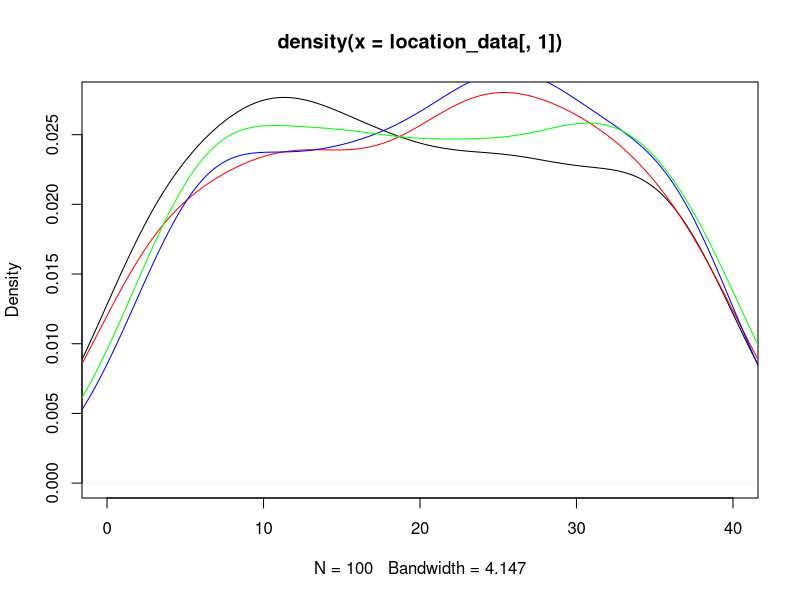
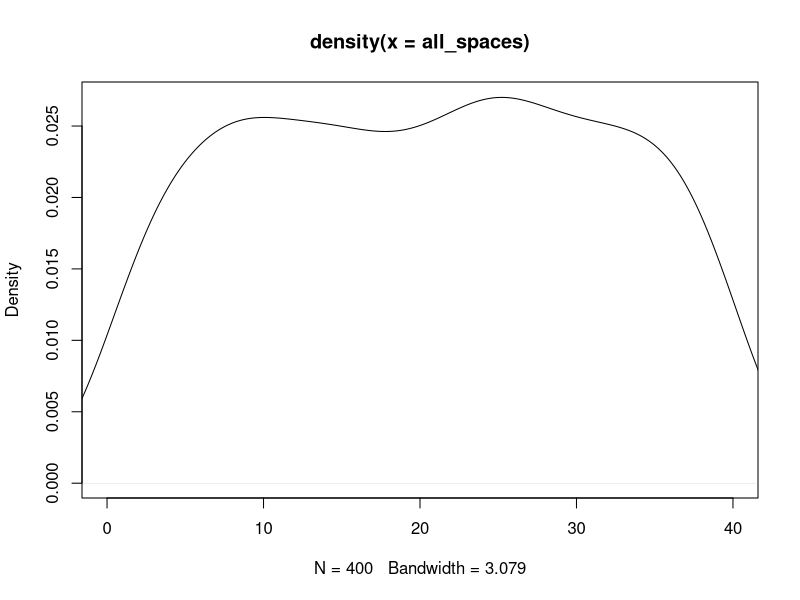
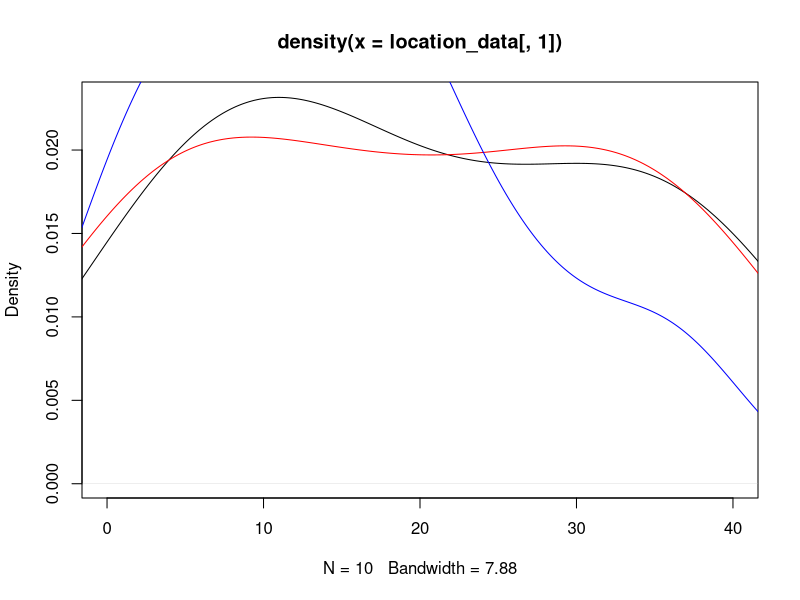
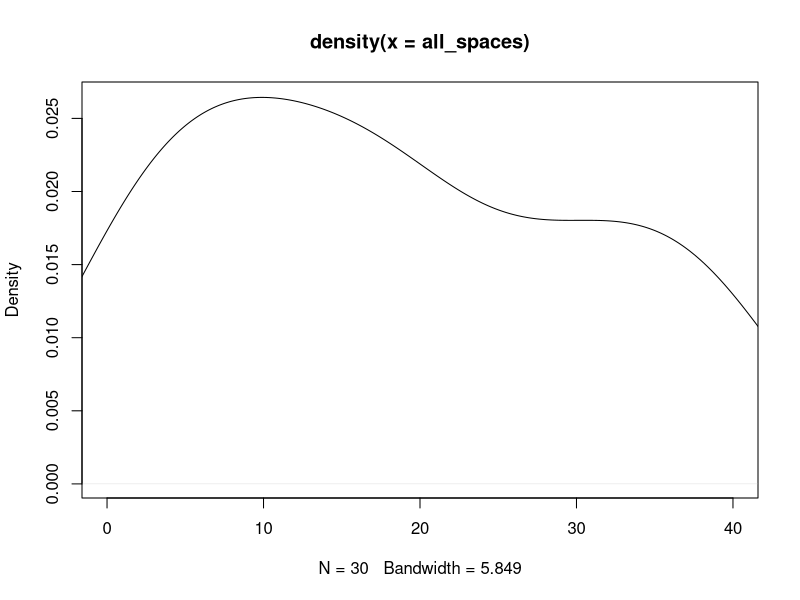

Recreate these plots in R, in order. (Note: this script raises an error after producing the figures.)
## ---- chunk 1
knitr::opts_chunk$set(echo = TRUE)
## ---- chunk 2
#libraries
library(dplyr)
library(ggplot2)
## ---- chunk 3
#Kayleigh
##LET'S GET MOVING

monopolyBoard <- read.csv("MonopolyBoard.csv", header = T)
monopolyBoard

# Using dice rolls to determine where a player will land on the board
#input: "location"; a number 1-40; where the player is on the board
#output: the amount of spaces the player will move until they are on their new location

#note that this is only accounting for standard dice rolls, no special rules yet...

lets_move = function(location) {
  dice_roll_1 <- sample(1:6, 1, replace = TRUE)
  dice_roll_2 <- sample(1:6, 1, replace = TRUE)
  
  roll_total <- sum(dice_roll_1, dice_roll_2)
  roll_double <- dice_roll_1 == dice_roll_2
  
    location = location + roll_total
    
  if (location <= 40) {
    location = location
  } else {
    location = location - 40
  }
  
  space = monopolyBoard$name[monopolyBoard$spaces == location]
  
  print("You're moving forward...")
  print(roll_total)
  
  print("You're on space...")
  print(location)
  
  #print(space) #This prints out the name of the space that they land on. 
}

#testers
lets_move(1)
lets_move(25)
lets_move(38)
lets_move(40)



#A function to move players around the board and to play Monopoly!
#input: "turns"; the amount of turns we should take
#output: a player's new location on the board

lets_play = function(turns) {
  location = 1
  print("Starting Location: GO!")
  for (i in 1:turns) {
    location = lets_move(location)
  }
  print("You've landed on...")
  return(location)
}



lets_play(10) #tester #in this example if you look at a reference monopoly board and "walk" your way around the board with each move being the number in each output, you'll land on the space on the board corresponding to the final output (when counting "GO" as 1 and/or 40) 

#testers 
#"lets_move" and "lets_play" have both been edited to print out phrases for each roll and move to make it easier to determine how the player is moving. 
#"You're moving forward..." gives the player's roll
#"You're on space..." is the players position after 1 turn/"lets_move"
  # Later try to switch this print statement to the name of the spot that the player is on 
#"You've landed on..." gives the final location after running "lets_play" for "x" turns.
  # Later try to switch this print statement to the name of the spot that the player is on 

lets_play(3)
lets_play(10)

## ---- chunk 4
##DOUBLE DOWN

##WORK IN PROGRESS

#A function using dice rolls to determine how many spaces a player will move with the additional rules for "doubles" in Monopoly
#input: "location"; a number 1-40 where the player is on the board
#outut: the number of spaces the player will move on the board, with the special case of rolling three "doubles" and landing in jail
double_down = function(location) {
  dice_roll_1 <- sample(1:6, 1, replace = TRUE)
  dice_roll_2 <- sample(1:6, 1, replace = TRUE)
  
  roll_total <- sum(dice_roll_1, dice_roll_2)
  roll_double <- dice_roll_1 == dice_roll_2
  
  print("roll was")
  print(roll_total)
    
  if (roll_double) {
    
    dice_roll_3 <- sample(1:6, 1, replace = TRUE)
    dice_roll_4 <- sample(1:6, 1, replace = TRUE)
    
    roll_total_2 <- sum(dice_roll_3, dice_roll_4)
    roll_double_2 <- dice_roll_3 == dice_roll_4
    
    print("roll double was")
    print(roll_total_2)

    
    if (roll_double_2) {
      dice_roll_5 <- sample(1:6, 1, replace = TRUE)
      dice_roll_6 <- sample(1:6, 1, replace = TRUE)
      
      roll_total_3 <- sum(dice_roll_5, dice_roll_6)
      roll_double_3 <- dice_roll_5 == dice_roll_6
      
      print("roll double was")
      print(roll_total_3)
      
      if (roll_double_3) {
        location = 11 #Jail
        print("doubles, doubles, doubles")
        print("You're going to JAIL!")
        
      } else {
        location = location + roll_total + roll_total_2 + roll_total_3
        print("doubles, doubles, not doubles")
        print("You're moving forward...")
        print(roll_total + roll_total_2 + roll_total_3)
      }
    } else {
      location = location + roll_total + roll_total_2
      print("doubles, not doubles")
      print("You're moving forward...")
      print(roll_total+roll_total_2)
    }
  } else {
    location = location + roll_total
    print("no doubles")
    print("You're moving forward...")
    print(roll_total)
  }

    
  if (location <= 40) {
    location = location
  } else {
    location = location - 40
  }

  
  print("You're on space...")
  print(location)
}

double_down(1)
#text out in the function is kinda funky right but it's just to make sure its working right
#In final version switch all dice rolls to sample(1:6,...)

## ---- chunk 5
##CHANCE AND COMMUNITY CHEST CARDS
Card_Numbers <- c(1, 2, 3, 4, 5, 6, 7, 8, 9, 10, 11, 12, 13, 14, 15, 16)

Chance_Cards <- c("Advance to Boardwalk", "Advance to Go (Collect $200)", "Advance to Illinois Avenue. If you pass Go, collect $200", "Advance to St. Charles Place. If you pass Go, collect $200", "Advance to the nearest Railroad. If unowned, you may buy it from the Bank. If owned, pay owner twice the rental to which they are otherwise entitled", "Advance to the nearest Railroad. If unowned, you may buy it from the Bank. If owned, pay owner twice the rental to which they are otherwise entitled", "Advance token to nearest Utility. If unowned, you may buy it from the Bank. If owned, throw dice and pay owner a total ten times amount thrown", "Bank pays you dividend of $50", "Get Out of Jail Free", "Go Back 3 Spaces", "Go to Jail. Go directly to Jail, do not pass Go, do not collect $200", "Make general repairs on all your property. For each house pay $25. For each hotel pay $100", "Speeding fine $15", "Take a trip to Reading Railroad. If you pass Go, collect $200", "You have been elected Chairman of the Board. Pay each player $50", "Your building loan matures. Collect $150")

Chance <- data.frame(Chance_Cards, Card_Numbers)
Chance
##Chance cards to move a player to a new space:
  #1 -> Advance to Boardwalk (space 40)
  #2 -> Advance to Go (space 1)
  #3 -> Advance to Illinois Avenue (space 25)
  #4 -> Advance to St. Charles Place (space 12)
  #5 -> Advance to nearest Railroad (space(s) 6, 16, 26, 36)
  #6 -> Advance to nearest Railraod (space(s) 6, 16, 26, 36)
  #7 -> Advance to nearest Utility (space(s) 13, 29)
  #11 -> Go to Jail (space 11)
  #14 -> Take a trip to Reading Railroad (space 6)

Community_Chest_Cards <- c("Advance to Go (Collect $200)", "Bank error in your favor. Collect $200", "Doctor’s fee. Pay $50", "From sale of stock you get $50", "Get Out of Jail Free", "Go to Jail. Go directly to jail, do not pass Go, do not collect $200", "Holiday fund matures. Receive $100", "Income tax refund. Collect $20", "It is your birthday. Collect $10 from every player", "Life insurance matures. Collect $100", "Pay hospital fees of $100", "Pay school fees of $50", "Receive $25 consultancy fee", "You are assessed for street repair. $40 per house. $115 per hotel", "You have won second prize in a beauty contest. Collect $10", "You inherit $100")

Community_Chest <- data.frame(Community_Chest_Cards, Card_Numbers)
Community_Chest

##Community Chest Cards that move a player to a new space:
  #1 -> Advance to GO (space 1)
  #5 -> Go to Jail (space 11)

## ---- chunk 6
# heidi

#the function "who_goes_first" simulates the initial roll before the game begins in order to determine which player goes first
# input is a number of how many players are going to be playing
# output is the value of each players roll and the player that will start the game based on who had the highest roll
who_goes_first <- function(num_players){
  initial_rolls <- c()
  for (i in 1:num_players) {
    player_i_roll <- sum(sample(1:6, 2, replace=TRUE))
    initial_rolls <- c(initial_rolls, player_i_roll) # vector of every player's roll
    print(paste("Player", i, "rolled", player_i_roll))
  }
  cat("\n")
  if(sum(initial_rolls == max(initial_rolls)) >= 2){
    while (sum(initial_rolls == max(initial_rolls)) >= 2) { # if players tied for highest number
      tied_players <- which(initial_rolls==max(initial_rolls)) # identify which players tied
      print("It's a tie! Roll again")
      cat("\n")
      tie_breaker_rolls <- c()
      for (i in tied_players) { # tied players roll again
       player_i_roll2 <- sum(sample(1:6, 2, replace=TRUE))
       tie_breaker_rolls <- c(tie_breaker_rolls, player_i_roll2)
       print(paste("Player", i, "rolled", player_i_roll2))
      }
      initial_rolls <- tie_breaker_rolls
      highest_roll <- max(tie_breaker_rolls)
      highest_player2 <- tied_players[which(tie_breaker_rolls == highest_roll)]
    }
    cat("\n")
    print(paste("Player", highest_player2, "goes first!"))
  }
  else {
    highest_player <- which.max(initial_rolls) # who rolled the highest number
    print(paste("Player", highest_player, "goes first!"))
  }
}

who_goes_first(4) # test function

## ---- chunk 7
# Olivia
# Website for data: https://stat-jet-asu.github.io/Datasets/InstructorDescriptions/monopoly.html

monopolyBoard <- read.csv("MonopolyBoard.csv", header = T)
head(monopolyBoard)

# This section is for question number 2

# Kayleigh's lets_play function from above incorporating players and density plots
# uses lets_move function from above
# input: turns, # of turns to iterate through; players, number of players (2-4)
# output: density plot with a line for each player's frequency of spaces landed on 
# & density plot for the combined frequency of spaces landed on for all players

lets_play = function(turns, players) {
  location_data <- as.data.frame(matrix(nrow = turns, ncol = players))
  
for (j in 1:players) {
  location = 1
  
  for (i in 1:turns) {
    
    location = lets_move(location)
    location_data[i,j] <- location
    }
  }
  
  # creates density plot of frequency of landing on each space for each player
  plot(density(location_data[,1]), xlim = c(0,40), col = "black")
  
  colors <- c("red", "blue", "green")
  
  for (k in 2:players) {
  lines(density(location_data[,k]), col = colors[k-1]) # adds a density line for each player after the first
  }
  
  # creates density plot for total frequency landing on each space (all players spaces included)
  all_spaces <- as.vector(as.matrix(location_data))
  plot(density(all_spaces), xlim = c(0,40), col = "black")
}
lets_play(100, 4)

## ---- chunk 8
who_goes_first2 <- function(num_players){
  initial_rolls <- c()
  for (i in 1:num_players) {
    player_i_roll <- sum(sample(1:6, 2, replace=TRUE))
    initial_rolls <- c(initial_rolls, player_i_roll) # vector of every player's roll
#    print(paste("Player", i, "rolled", player_i_roll))
  }
  cat("\n")
  if(sum(initial_rolls == max(initial_rolls)) >= 2){
    while (sum(initial_rolls == max(initial_rolls)) >= 2) { # if players tied for highest number
      tied_players <- which(initial_rolls==max(initial_rolls)) # identify which players tied
#      print("It's a tie! Roll again")
#      cat("\n")
      tie_breaker_rolls <- c()
      for (i in tied_players) { # tied players roll again
       player_i_roll2 <- sum(sample(1:6, 2, replace=TRUE))
       tie_breaker_rolls <- c(tie_breaker_rolls, player_i_roll2)
#       print(paste("Player", i, "rolled", player_i_roll2))
      }
      initial_rolls <- tie_breaker_rolls
      highest_roll <- max(tie_breaker_rolls)
      highest_player2 <- tied_players[which(tie_breaker_rolls == highest_roll)]
    }
#    cat("\n")
#    print(paste("Player", highest_player2, "goes first!"))
  }
  else {
    highest_player <- which.max(initial_rolls) # who rolled the highest number
#    print(paste("Player", highest_player, "goes first!"))
#    return(highest_player)
  
    
  # creating player order
  player_order <- length(num_players)
  player_order[1] <- as.integer(highest_player)

 for (j in 2:num_players) {
    
  player_order[j] <- as.integer(player_order[j-1] + 1)
  if (player_order[j] > num_players) {
    player_order[j] <- 1
  }
 }
  print(player_order)
  }
  
  playerlist <- (list(highest_player, player_order))
  return(playerlist)
}

#who_goes_first2(4)

## ---- chunk 9
# Question number 3 -- including jail and double rolls

lets_move2 = function(location) {
  dice_roll_1 <- sample(1:6, 1, replace = TRUE)
  dice_roll_2 <- sample(1:6, 1, replace = TRUE)
  
  roll_total <- sum(dice_roll_1, dice_roll_2)
  roll_double <- dice_roll_1 == dice_roll_2
  
    location = location + roll_total # updates location to be previous location + roll total
    double3 = "false" # double3 is assigned "true" if the player double rolls 3x (as seen in if statement below), otherwise it is assigned "false" 
    
  # first double roll -> roll again
  if (roll_double == TRUE) {
    dice_roll_3 <- sample(1:6, 1, replace = TRUE)
    dice_roll_4 <- sample(1:6, 1, replace = TRUE)
    
    roll_total2 <- sum(dice_roll_3, dice_roll_4)
    roll_double2 <- dice_roll_3 == dice_roll_4
    
    location = location + roll_total2
    double3 = "false"
    
    # if player is at a location past 40, subtract 40 so they go back to the GO space at location "41"
    # this is included in each if statement below so that it applies if player has to roll again
    if (location <= 40) {
      location = location
    } else {
      location = location - 40
    }
     
      # second double roll -> roll again
      if (roll_double2 == TRUE) {
        dice_roll_5 <- sample(1:6, 1, replace = TRUE)
        dice_roll_6 <- sample(1:6, 1, replace = TRUE)
    
        roll_total3 <- sum(dice_roll_5, dice_roll_6)
        roll_double3 <- dice_roll_5 == dice_roll_6
    
        location = location + roll_total3
        double3 = "false"
        
        if (location <= 40) {
          location = location
        } else {
          location = location - 40
        }
        
        # third double roll -> go to jail
          if (roll_double3 == TRUE) {
            location = monopolyBoard$spaces[monopolyBoard$name == "Jail"]
            double3 = "true"
          }
      }
  }  
    
  if (location <= 40) {
    location = location
  } else {
    location = location - 40
  }
  
  listdata <- (list(location, double3)) # creates list for outputs "location" and "double3"
  # if you need to access location from this function, use lets_move2(location)[[1]]
  # if you need to access double3, use lets_move2(double3)[[2]]
  return(listdata)
  
}


# lets_play2 is currently set up to have each player go thru all their turns and then move onto the next player
# probably need to fix this for question 5

## ---- chunk 10

lets_play2 = function(turns, players) {
  
  
  location_data <- as.data.frame(matrix(nrow = turns, ncol = players)) # dataframe will keep data for locations of players for each turn
  double3data <- as.data.frame(matrix(nrow = turns, ncol = players)) # dataframe will say "true" if player double rolled 3x (which lands them in jail) and "false" if they didn't double roll 3x
  
    # puts players in order
    colnames(location_data) <- who_goes_first2(players)[[2]]
  
    location = 1 # each player starts at location 1
    location_data[1,] <- location
    double3 = 0 # initializing "double3" which will be later assigned a "true" or "false" based on if player double rolled 3x
  
    for (i in 2:turns) { # iterates through number of turns
      
        for (j in 1:players) { # rotates through each player
          
        location = lets_move2(location_data[i-1,j])[[1]] # takes location from lets_move2 function and assigns it to location
        location_data[i,j] <- as.integer(location) # puts location value into the dataframe of locations for each player
        double3data[i,j] <- lets_move2(double3)[[2]] # takes "true" or "false" value from double3 and adds it to double3data dataframe
        
      # deals with landing in jail from "go to jail" space and staying there for next 3 turns
      if (31 %in% location_data[i-1,j]) { # if you landed on 31 in the last turn (i-1 turn), you go to jail (space 11) for the ith turn
        location <- 11
        location_data[i,j] <- as.integer(location) # new location is 11
      } else if (11 %in% location_data[i-1,j] & 31 %in% location_data[i-2,j]) { # if you were on space 11 last turn AND you were on space 31 2 turns ago, you stay in jail (space 11) for turn i
        location <- 11
        location_data[i,j] <- as.integer(location)  
      } else if (11 %in% location_data[i-2,j] & 31 %in% location_data[i-3,j]) {
        location <- 11
        location_data[i,j] <- as.integer(location)
      }
        
      # landing in jail from 3x double roll and staying there for next 3 turns
      if (11 %in% location_data[i,j] & "true" %in% double3data[i-1,j]) { # if player's location is 11 (jail) and double3data is"true" (player double rolled 3x), player stays in jail. all 3 if/else if statements keep player in jail for the next 3 turns
        location <- 11
        location_data[i,j] <- as.integer(location)
      } else if (11 %in% location_data[i-1,j] & "true" %in% double3data[i-2,j]) { # 
        location <- 11
        location_data[i,j] <- as.integer(location)
      } else if (11 %in% location_data[i-2,j] & "true" %in% double3data[i-3,j]) {
        location <- 11
        location_data[i,j] <- as.integer(location)
      }
        
    }
  }
  print(location_data)
  
  # creates density plot of frequency of landing on each space for each player
  plot(density(location_data[,1]), xlim = c(0,40), col = "black")
  
  colors <- c("red", "blue", "green")
  
  for (k in 2:players) {
    lines(density(location_data[,k]), col = colors[k-1]) # adds a density line for each player after the first
  }
  
  # creates density plot for total frequency landing on each space (all players spaces included)
  all_spaces <- as.vector(as.matrix(location_data))
  plot(density(all_spaces), xlim = c(0,40), col = "black")
  
}
 
lets_play2(10, 3)

location_data

# how should we go about recording spaces landed on when double rolls occur?

## ---- chunk 11
# olivia (ignore this its a work in progress)
# Figure out how to have players pay and recieve money from landing on chance and community chest spaces

     if(draw_card == 5){
        if(location >= 37 && location <= 5){
              location = 6
              
              
            } else if (location >= 6 && location <= 15){
                location = 16
              } else {
                if(location >= 16 && location <= 25){
                  location = 26
                } else {
                  location = 36
                }
              }
            }
  
    if(draw_card == 6){
        if(location >= 37 && location <= 5){
              location = 6
            } else {
              if (location >= 6 && location <= 15){
                location = 16
              } else {
                if(location >= 16 && location <= 25){
                  location = 26
                } else {
                  location = 36
                }
              }
            }
    }

#################



##########

# replaces NAs in rent_0 column with 0s
monopolyBoard$rent_0[is.na(monopolyBoard$rent_0) == TRUE] <- as.integer(0)

lets_play_idk = function(turns, players) {
  
  location_data <- as.data.frame(matrix(nrow = turns, ncol = players))
  double3data <- as.data.frame(matrix(nrow = turns, ncol = players))
  player_bank_data <- data.frame(matrix(nrow = 2, ncol = players))
  
    colnames(location_data) <- who_goes_first2(players)[[2]]
  
    location = 1
    location_data[1,] <- location
    double3 = 0
  
    for (i in 2:turns) {
      
        for (j in 1:players) {
          
        location = lets_move3(location_data[i-1,j])[[1]]
        location_data[i,j] <- as.integer(location)
        double3data[i,j] <- lets_move3(double3)[[2]]
        
      # deals with landing in jail from "go to jail" space and staying there for next 3 turns
      if (31 %in% location_data[i-1,j]) { # if you land on 31 (go to jail), next location is in jail (space 11)
        location <- 11
        location_data[i,j] <- as.integer(location)
      } else if (11 %in% location_data[i-1,j] & 31 %in% location_data[i-2,j]) {
        location <- 11
        location_data[i,j] <- as.integer(location)
      } else if (11 %in% location_data[i-2,j] & 31 %in% location_data[i-3,j]) {
        location <- 11
        location_data[i,j] <- as.integer(location)
      }
        
      # landing in jail from 3x double roll and staying there for next 3 turns
      if (11 %in% location_data[i,j] & "true" %in% double3data[i-1,j]) { # "true" means player double rolled 3x -> jail
        location <- 11
        location_data[i,j] <- as.integer(location)
      } else if (11 %in% location_data[i-1,j] & "true" %in% double3data[i-2,j]) { # 
        location <- 11
        location_data[i,j] <- as.integer(location)
      } else if (11 %in% location_data[i-2,j] & "true" %in% double3data[i-3,j]) {
        location <- 11
        location_data[i,j] <- as.integer(location)
      }

        
      # updating banks when players land on each others properties
      if(location %in% c(2, 4, 6, 7, 9, 10, 12, 13, 14, 15, 16, 17, 19, 20, 22, 24, 25, 26, 27, 28, 29, 30, 32, 33, 35, 36, 38, 40)) {
            
      location = location
      spot <- which(Property_Statuses$Space == location)
      cost <- which(monopolyBoard$spaces == location)
      owned_by_player <- Property_Statuses$Owned_By_Player[spot]
        
      The_Players$Player_Bank[owned_by_player] <- The_Players$Player_Bank[owned_by_player] + monopolyBoard$rent_0[cost]
      The_Players$Player_Bank[j] <- The_Players$Player_Bank[j] - monopolyBoard$rent_0[cost]
          }
    }
  }
  print(location_data)
  print(double3data)
  print(The_Players)
  
  # creates density plot of frequency of landing on each space for each player
  plot(density(location_data[,1]), xlim = c(0,40), col = "black")
  
  plot(location_data[,1], xlim= c(0,40), col="black", type="h", xlab="Spaces", ylab="Frequency", main="Frequency of Landing on Each Space for Each Player")
  
  colors <- c("red", "blue", "green")
  
  for (k in 2:players) {
    lines(density(location_data[,k]), col = colors[k-1]) # adds a density line for each player after the first
  }
  
  # creates density plot for total frequency landing on each space (all players spaces included)
  all_spaces <- as.vector(as.matrix(location_data))
  plot(density(all_spaces), xlim = c(0,40), col = "black")
 
}

lets_play_idk(10, 4)

## ---- chunk 12
#4 - Kayleigh and Maddie 
#Chance - spaces 8, 23, 37
#Community Chest - spaces 3, 18, 34
Chance

Drawing_Chance = function(location) {
  location = location
  draw_card <- sample(1:16, 1, replace = TRUE)
  player_card <- Chance$Chance_Cards[draw_card]
  print(player_card)

  
      if(draw_card == 1) {
        location = 1
      }
      
      if(draw_card == 2) {
        location = 1
      }
      
      if(draw_card == 3) {
        location = 25
      }
  
      if(draw_card == 4){
        location = 12
      }
  
      if(draw_card == 5){
        if(location >= 37 && location <= 5){
              location = 6
            } else {
              if (location >= 6 && location <= 15){
                location = 16
              } else {
                if(location >= 16 && location <= 25){
                  location = 26
                } else {
                  location = 36
                }
              }
            }
    }
  
    if(draw_card == 6){
        if(location >= 37 && location <= 5){
              location = 6
            } else {
              if (location >= 6 && location <= 15){
                location = 16
              } else {
                if(location >= 16 && location <= 25){
                  location = 26
                } else {
                  location = 36
                }
              }
            }
    }
  
    if(draw_card == 7){
        if(location >= 29 && location <= 12){
              location = 13
            } else {
              location = 29
    }
  }
  
    if(draw_card == 11) {
      location = 11
    }
  
    if(draw_card == 14) {
      location = 6
    }
  
    if(draw_card == 10) {
      location = location - 3
    }
  
    location = location
    return(location)
}

Drawing_Chance(8)
Drawing_Chance(23)
Drawing_Chance(37)

Drawing_Community_Chest = function(location) {
  location = location
  draw_card_chest <- sample(1:16, 1, replace = TRUE)
  player_card_chest <- Community_Chest$Community_Chest_Cards[draw_card_chest]
  print(player_card_chest)
  print(location)
  
  if (draw_card_chest == 1) {
    location = 1
  } else {
    if (draw_card_chest == 6) {
    location = 11
    } else {
      location = location
    }
  
  }
  
  location = location 
  return(location)
}

Drawing_Community_Chest(3)
Drawing_Community_Chest(18)
Drawing_Community_Chest(34)

lets_move3 = function(location) {
  dice_roll_1 <- sample(1:6, 1, replace = TRUE)
  dice_roll_2 <- sample(1:6, 1, replace = TRUE)
  
  roll_total <- sum(dice_roll_1, dice_roll_2)
  roll_double <- dice_roll_1 == dice_roll_2
  
    location = location + roll_total
    double3 = "false"
  
  print("your roll total is...")
  print(roll_total)

  if (location <= 40) {
      location = location
  } else {
      location = location - 40
  }
   
  print("your location is...")
  print(location)
  
  if(location == 8 || location == 23 || location == 27) {
    location = Drawing_Chance(location)
    print("your location is...")
    print(location)
  }
  
  if(location == 3 || location == 18 || location == 34) {
    location = Drawing_Community_Chest(location)
    print("your location is...")
    print(location)
  }
    
  # first double roll -> roll again
  if (roll_double == TRUE) {
    dice_roll_3 <- sample(1:6, 1, replace = TRUE)
    dice_roll_4 <- sample(1:6, 1, replace = TRUE)
    
    roll_total2 <- sum(dice_roll_3, dice_roll_4)
    roll_double2 <- dice_roll_3 == dice_roll_4
    
    location = location + roll_total2
    double3 = "false"
    print("1 double")
    
    if (location <= 40) {
      location = location
    } else {
      location = location - 40
    }
    
    
    if(location == 8 || location == 23 || location == 27) {
    location = Drawing_Chance(location)
    }
  
  if(location == 3 || location == 18 || location == 34) {
    location = Drawing_Community_Chest(location)
    }
     
      # second double roll -> roll again
      if (roll_double2 == TRUE) {
        dice_roll_5 <- sample(1:6, 1, replace = TRUE)
        dice_roll_6 <- sample(1:6, 1, replace = TRUE)
    
        roll_total3 <- sum(dice_roll_5, dice_roll_6)
        roll_double3 <- dice_roll_5 == dice_roll_6
    
        location = location + roll_total3
        double3 = "false"
        print("2 doubles")
        
        if (location <= 40) {
          location = location
        } else {
          location = location - 40
        }
        
        if(location == 8 || location == 23 || location == 27) {
          location = Drawing_Chance(location)
        }
  
        if(location == 3 || location == 18 || location == 34) {
          location = Drawing_Community_Chest(location)
         
        }
        
        # third double roll -> go to jail
          if (roll_double3 == TRUE) {
            location = monopolyBoard$spaces[monopolyBoard$name == "Jail"]
            double3 = "true"
            print("three doubles")
          }
      }
  }  
   
  location = location 
  
  print("your location is...")
  print(location)
  listdata <- (list(location, double3))
  return(listdata)
  
}

lets_move3(1)


lets_play3 = function(turns, players) {
  
  location_data <- as.data.frame(matrix(nrow = turns, ncol = players))
  double3data <- as.data.frame(matrix(nrow = turns, ncol = players))
  
    colnames(location_data) <- who_goes_first2(players)[[2]]
  
    location = 1
    location_data[1,] <- location
    double3 = 0
  
    for (i in 2:turns) {
      
        for (j in 1:players) {
          
        location = lets_move3(location_data[i-1,j])[[1]]
        location_data[i,j] <- as.integer(location)
        double3data[i,j] <- lets_move3(double3)[[2]]
        
      # deals with landing in jail from "go to jail" space and staying there for next 3 turns
      if (31 %in% location_data[i-1,j]) { # if you land on 31 (go to jail), next location is in jail (space 11)
        location <- 11
        location_data[i,j] <- as.integer(location)
      } else if (11 %in% location_data[i-1,j] & 31 %in% location_data[i-2,j]) {
        location <- 11
        location_data[i,j] <- as.integer(location)
      } else if (11 %in% location_data[i-2,j] & 31 %in% location_data[i-3,j]) {
        location <- 11
        location_data[i,j] <- as.integer(location)
      }
        
      # landing in jail from 3x double roll and staying there for next 3 turns
      if (11 %in% location_data[i,j] & "true" %in% double3data[i-1,j]) { # "true" means player double rolled 3x -> jail
        location <- 11
        location_data[i,j] <- as.integer(location)
      } else if (11 %in% location_data[i-1,j] & "true" %in% double3data[i-2,j]) { # 
        location <- 11
        location_data[i,j] <- as.integer(location)
      } else if (11 %in% location_data[i-2,j] & "true" %in% double3data[i-3,j]) {
        location <- 11
        location_data[i,j] <- as.integer(location)
      }
        
    }
  }
  print(location_data)
  print(double3data)


  
  # creates density plot of frequency of landing on each space for each player
  plot(density(location_data[,1]), xlim = c(0,40), col = "black")
  
  plot(location_data[,1], xlim= c(0,40), col="black", type="h", xlab="Spaces", ylab="Frequency", main="Frequency of Landing on Each Space for Each Player")
  
  colors <- c("red", "blue", "green")
  
  for (k in 2:players) {
    lines(density(location_data[,k]), col = colors[k-1]) # adds a density line for each player after the first
  }
  
  # creates density plot for total frequency landing on each space (all players spaces included)
  all_spaces <- as.vector(as.matrix(location_data))
  plot(density(all_spaces), xlim = c(0,40), col = "black")
  
}


lets_play3(100, 4)

## ---- chunk 13

#use lets_move2 for freq plot

Chance
## ---- chunk 14
#hello
dice_roll <- sum(sample(1:6, 2, replace = TRUE))
dice_roll

Drawing_Chance = function(location) {
  location = location
  amount <- 0 
  draw_card <- sample(1:16, 1, replace = TRUE)
  player_card <- Chance$Chance_Cards[draw_card]
  print(player_card)

  
      if(draw_card == 1) {
        location = 1
      }
      
      if(draw_card == 2) {
        location = 1
        amount = 200
      }
      
      if(draw_card == 3) {
        if(location > 25){
          amount = 200
        }else{
          amount = amount
    }
        location = 25
      }
  
      if(draw_card == 4){
        if(location > 13 ){
          amount = 200
        }else{
          amount = amount
    }
        location = 12
      }
  
      if(draw_card == 5){
        if(location >= 37 && location <= 5){
              location = 6
            } else {
              if (location >= 6 && location <= 15){
                location = 16
              } else {
                if(location >= 16 && location <= 25){
                  location = 26
                } else {
                  location = 36
                }
              }
            }
    }
  
    if(draw_card == 6){
        if(location >= 37 && location <= 5){
              location = 6
            } else {
              if (location >= 6 && location <= 15){
                location = 16
              } else {
                if(location >= 16 && location <= 25){
                  location = 26
                } else {
                  location = 36
                }
              }
            }
    }
  
    if(draw_card == 7){
        if(location >= 29 && location <= 12){
              location = 13
            } else {
              location = 29
    }
    }
  
    if(draw_card == 8){
      amount = -50
    }
  
    if(draw_card == 10) {
      location = location - 3
    }
  
    if(draw_card == 11) {
      location = 11
    }
  
    if(draw_card == 13){
      amount = -15
    }
  
    if(draw_card == 14) {
      if(location > 6){
        amount = 200
      }else{
        amount = amount
    }
      location = 6
    }
  
    if(draw_card == 16){
      amount = 150
    }
  
   
    location = location
    return(location)
}

Drawing_Community_Chest = function(location) {
  location = location
  draw_card_chest <- sample(1:16, 1, replace = TRUE)
  player_card_chest <- Community_Chest$Community_Chest_Cards[draw_card_chest]
  print(player_card_chest)
  print(location)
  
  
  if (draw_card_chest == 1) {
    location = 1
    amount = 200
  }
  
  #Bank error in your favor. Collect $200
  if(draw_card_chest == 2){
    amount = 200
  }
  
  #Doctor’s fee. Pay $50
  if(draw_card_chest == 3){
    amount = -50
  }
  
  #From sale of stock you get $50
  if(draw_card_chest == 4){
    amount = 50
  }
  
  if(draw_card_chest == 6) {
    location = 11
  }
  
  #Holiday fund matures. Receive $100
  if(draw_card_chest == 7){
    amount = 100
  }
  
  #Income tax refund. Collect $20
  if(draw_card_chest == 8){
    amount = 20
  }
  
  #Life insurance matures. Collect $100
  if(draw_card_chest == 10){
    amount = 100
  }
  
  #Pay hospital fees of $100
  if(draw_card_chest == 11){
    amount = -100
  }
  
  #Pay school fees of $50
  if(draw_card_chest == 12){
    amount = -50
  }
  
  #Receive $25 consultancy fee
  if(draw_card_chest == 13){
    amount = 25
  }
  
  #You have won second prize in a beauty contest. Collect $10
  if(draw_card_chest == 15){
    amount = 10
  }
  
  #You inherit $100
  if(draw_card_chest == 16){
    amount = 100
  }
  
  location = location 
  return(location)
}

Drawing_Community_Chest(10) # test

Chance
Community_Chest
## ---- chunk 15
library(tidyverse)
## ---- chunk 16
Players <- c("Player 1", "Player 2", "Player 3", "Player 4")
Player_Bank <- c(1250, 1250, 1250, 1250)
The_Players <- data.frame(Players, Player_Bank)

Property <- c("Mediterranean", "Baltic", "Reading Railroad", "Oriental", "Vermot", "Connecticut", "St. Charles", "Electric Company", "States", "Virginia", "Pennsylvania Railroad", "St. James", "Tennessee", "New York", "Kentucky", "Indiana", "Illinios", "B&O Railroad", "Atlantic", "Ventnor", "Water Works", "Marvin Gardens", "Pacific", "N. Carolina", "Pennsylvania", "Short Line Railroad", "Park Place", "Boardwalk")
Owned_By_Player <- sample(1:4, 28, replace = TRUE)
Space <- c(2, 4, 6, 7, 9, 10, 12, 13, 14, 15, 16, 17, 19, 20, 22, 24, 25, 26, 27, 28, 29, 30, 32, 33, 35, 36, 38, 40)
Property_Statuses <- data.frame(Property, Space, Owned_By_Player)
Property_Statuses

lets_move3 = function(location) {
  dice_roll_1 <- sample(1:6, 1, replace = TRUE)
  dice_roll_2 <- sample(1:6, 1, replace = TRUE)
  
  roll_total <- sum(dice_roll_1, dice_roll_2)
  roll_double <- dice_roll_1 == dice_roll_2
  
    location = location + roll_total
    double3 = "false"


  if (location <= 40) {
      location = location
  } else {
      location = location - 40
  }

  if(location == 8 || location == 23 || location == 27) {
    location = Drawing_Chance(location)

  }
  
  if(location == 3 || location == 18 || location == 34) {
    location = Drawing_Community_Chest(location)

  }

  # first double roll -> roll again
  if (roll_double == TRUE) {
    dice_roll_3 <- sample(1:6, 1, replace = TRUE)
    dice_roll_4 <- sample(1:6, 1, replace = TRUE)
    
    roll_total2 <- sum(dice_roll_3, dice_roll_4)
    roll_double2 <- dice_roll_3 == dice_roll_4
    
    location = location + roll_total2
    double3 = "false"

    
    if (location <= 40) {
      location = location
    } else {
      location = location - 40
    }
    
    
    if(location == 8 || location == 23 || location == 27) {
    location = Drawing_Chance(location)
    }
  
  if(location == 3 || location == 18 || location == 34) {
    location = Drawing_Community_Chest(location)
    }
    
      # second double roll -> roll again
      if (roll_double2 == TRUE) {
        dice_roll_5 <- sample(1:6, 1, replace = TRUE)
        dice_roll_6 <- sample(1:6, 1, replace = TRUE)
    
        roll_total3 <- sum(dice_roll_5, dice_roll_6)
        roll_double3 <- dice_roll_5 == dice_roll_6
    
        location = location + roll_total3
        double3 = "false"
        
        if (location <= 40) {
          location = location
        } else {
          location = location - 40
        }
        
        if(location == 8 || location == 23 || location == 27) {
          location = Drawing_Chance(location)
        }
  
        if(location == 3 || location == 18 || location == 34) {
          location = Drawing_Community_Chest(location)
         
        }
        
        # third double roll -> go to jail
          if (roll_double3 == TRUE) {
            location = monopolyBoard$spaces[monopolyBoard$name == "Jail"]
            double3 = "true"
          }
      }
  }  
   
  location = location 
}

lets_move3(2)


lets_play4 = function(turns, players) {
  
  location_data <- as.data.frame(matrix(nrow = turns, ncol = players))
  double3data <- as.data.frame(matrix(nrow = turns, ncol = players))
  players_banks <- as.data.frame(matrix(nrow = turns, ncol = players))

print(Property_Statuses)

  for (j in 1:players) {
    location = 1
    double3 = 0
    
    
    for (i in 1:turns) {
        print("player")
        print(j)
        location = lets_move3(location)[[1]]
        location_data[i,j] <- as.integer(location)
        double3data[i,j] <- lets_move3(double3)[[2]]

                
      # deals with landing in jail from "go to jail" space and staying there for next 3 turns
      if (31 %in% location_data[i-1,j]) { # if you land on 31 (go to jail), next location is in jail (space 11)
        location <- 11
        location_data[i,j] <- as.integer(location)
      } else if (11 %in% location_data[i-1,j] & 31 %in% location_data[i-2,j]) {
        location <- 11
        location_data[i,j] <- as.integer(location)
      } else if (11 %in% location_data[i-2,j] & 31 %in% location_data[i-3,j]) {
        location <- 11
        location_data[i,j] <- as.integer(location)
      }
        
      # landing in jail from 3x double roll and staying there for next 3 turns
      if (11 %in% location_data[i,j] & "true" %in% double3data[i-1,j]) { # "true" means player double rolled 3x -> jail
        location <- 11
        location_data[i,j] <- as.integer(location)
      } else if (11 %in% location_data[i-1,j] & "true" %in% double3data[i-2,j]) { # 
        location <- 11
        location_data[i,j] <- as.integer(location)
      } else if (11 %in% location_data[i-2,j] & "true" %in% double3data[i-3,j]) {
        location <- 11
        location_data[i,j] <- as.integer(location)
      }
  
      
    }
  }
  
print(location_data)
return(The_Players)

}

lets_play4(1,4)
## ---- chunk 17
monopolyBoard
Players <- c("Player 1", "Player 2", "Player 3", "Player 4")
Player_Bank <- c(1250, 1250, 1250, 1250)
The_Players <- data.frame(Players, Player_Bank)

Property <- c("Mediterranean", "Baltic", "Reading Railroad", "Oriental", "Vermot", "Connecticut", "St. Charles", "Electric Company", "States", "Virginia", "Pennsylvania Railroad", "St. James", "Tennessee", "New York", "Kentucky", "Indiana", "Illinios", "B&O Railroad", "Atlantic", "Ventnor", "Water Works", "Marvin Gardens", "Pacific", "N. Carolina", "Pennsylvania", "Short Line Railroad", "Park Place", "Boardwalk")
Owned_By_Player <- sample(1:4, 28, replace = TRUE)
Space <- c(2, 4, 6, 7, 9, 10, 12, 13, 14, 15, 16, 17, 19, 20, 22, 24, 25, 26, 27, 28, 29, 30, 32, 33, 35, 36, 38, 40)
Property_Statuses <- data.frame(Property, Space, Owned_By_Player)
Property_Statuses


Updating_Player_Bank <- function(location, j) {
  if(location == 2 || location == 4 || location == 6 || location == 7 || location == 9 || location == 10 || location == 12 || location == 13 || location == 14 || location == 15 || location == 16 || location == 17 || location == 19 || location == 20 || location == 22 || location == 24 || location == 25 || location == 26 || location == 27 || location == 28 || location == 29 || location == 30 || location == 32 || location == 33 || location == 35 || location == 36 || location == 38 || location == 40){
    location = location
    spot <- which(Property_Statuses$Space == location)
    cost <- which(monopolyBoard$spaces == location)
    owned_by_player <- Property_Statuses$Owned_By_Player[spot]
    The_Players$Player_Bank[owned_by_player] <- The_Players$Player_Bank[owned_by_player] + monopolyBoard$cost[cost]
    The_Players$Player_Bank[owned_by_player]
    The_Players
    
    The_Players$Player_Bank[owned_by_player] <- The_Players$Player_Bank[owned_by_player] + monopolyBoard$rent_0[cost]
    
    The_Players$Player_Bank[j] <- The_Players$Player_Bank[j] - monopolyBoard$rent_0[cost]
    
    return(The_Players)

  }
}

Updating_Player_Bank(12, 3)
## ---- chunk 18
lets_move4 = function(location) {
  dice_roll_1 <- sample(1:6, 1, replace = TRUE)
  dice_roll_2 <- sample(1:6, 1, replace = TRUE)
  
  roll_total <- sum(dice_roll_1, dice_roll_2)
  roll_double <- dice_roll_1 == dice_roll_2
  
    location = location + roll_total
    double3 = "false"
    
    j=2

  if (location <= 40) {
      location = location
      Updating_Player_Bank(location, j)
  } else {
      location = location - 40
      Updating_Player_Bank(location, j)
  }


  if(location == 8 || location == 23 || location == 27) {
    location = Drawing_Chance(location)
    Updating_Player_Bank(location, j)

  }
  
  if(location == 3 || location == 18 || location == 34) {
    location = Drawing_Community_Chest(location)
    Updating_Player_Bank(location, j)

  }


  # first double roll -> roll again
  if (roll_double == TRUE) {
    dice_roll_3 <- sample(1:6, 1, replace = TRUE)
    dice_roll_4 <- sample(1:6, 1, replace = TRUE)
    
    roll_total2 <- sum(dice_roll_3, dice_roll_4)
    roll_double2 <- dice_roll_3 == dice_roll_4
    
    location = location + roll_total2
    double3 = "false"

    
    if (location <= 40) {
      location = location
      Updating_Player_Bank(location, j)
      
    } else {
      location = location - 40
      Updating_Player_Bank(location, j)
    }
    
    
    if(location == 8 || location == 23 || location == 27) {
    location = Drawing_Chance(location)
    Updating_Player_Bank(location, j)
    }
  
  if(location == 3 || location == 18 || location == 34) {
    location = Drawing_Community_Chest(location)
    Updating_Player_Bank(location, j)
    }

    
      # second double roll -> roll again
      if (roll_double2 == TRUE) {
        dice_roll_5 <- sample(1:6, 1, replace = TRUE)
        dice_roll_6 <- sample(1:6, 1, replace = TRUE)
    
        roll_total3 <- sum(dice_roll_5, dice_roll_6)
        roll_double3 <- dice_roll_5 == dice_roll_6
    
        location = location + roll_total3
        double3 = "false"
        
        if (location <= 40) {
          location = location
          Updating_Player_Bank(location, j)
        } else {
          location = location - 40
          Updating_Player_Bank(location, j)
        }
        
        if(location == 8 || location == 23 || location == 27) {
          location = Drawing_Chance(location)
          Updating_Player_Bank(location, j)
        }
  
        if(location == 3 || location == 18 || location == 34) {
          location = Drawing_Community_Chest(location)
          Updating_Player_Bank(location, j)
         
        }

        
        # third double roll -> go to jail
          if (roll_double3 == TRUE) {
            location = monopolyBoard$spaces[monopolyBoard$name == "Jail"]
            double3 = "true"
          }
      }
  }  
   
  location = location 
  
  listdata <- (list(location, double3))
  return(listdata)
  return(Updating_Player_Bank(location, j))
  
}

lets_move4(12)
lets_move4(Updating_Player_Bank())
## ---- chunk 19

lets_play4 = function(turns, players) {
  
  location_data <- as.data.frame(matrix(nrow = turns, ncol = players))
  double3data <- as.data.frame(matrix(nrow = turns, ncol = players))
  
    colnames(location_data) <- who_goes_first2(players)[[2]]
  
    location = 1
    location_data[1,] <- location
    double3 = 0
  
    for (i in 2:turns) {
      
        for (j in 1:players) {
          
        location = lets_move4(location_data[i-1,j])[[1]]
        location_data[i,j] <- as.integer(location)
        double3data[i,j] <- lets_move4(double3)[[2]]
        print(j)
        
      # deals with landing in jail from "go to jail" space and staying there for next 3 turns
      if (31 %in% location_data[i-1,j]) { # if you land on 31 (go to jail), next location is in jail (space 11)
        location <- 11
        location_data[i,j] <- as.integer(location)
      } else if (11 %in% location_data[i-1,j] & 31 %in% location_data[i-2,j]) {
        location <- 11
        location_data[i,j] <- as.integer(location)
      } else if (11 %in% location_data[i-2,j] & 31 %in% location_data[i-3,j]) {
        location <- 11
        location_data[i,j] <- as.integer(location)
      }
        
      # landing in jail from 3x double roll and staying there for next 3 turns
      if (11 %in% location_data[i,j] & "true" %in% double3data[i-1,j]) { # "true" means player double rolled 3x -> jail
        location <- 11
        location_data[i,j] <- as.integer(location)
      } else if (11 %in% location_data[i-1,j] & "true" %in% double3data[i-2,j]) { # 
        location <- 11
        location_data[i,j] <- as.integer(location)
      } else if (11 %in% location_data[i-2,j] & "true" %in% double3data[i-3,j]) {
        location <- 11
        location_data[i,j] <- as.integer(location)
      }
        
    }
    }
    
  print(location_data)
  print(double3data)
  print(The_Players)
    
  # creates density plot of frequency of landing on each space for each player
  plot(density(location_data[,1]), xlim = c(0,40), col = "black")
  plot(location_data[,1], xlim= c(0,40), col="black", type="h", xlab="Spaces", ylab="Frequency", main="Frequency of Landing on Each Space for Each Player")
  
  colors <- c("red", "blue", "green")
  
  for (k in 2:players) {
    lines(density(location_data[,k]), col = colors[k-1]) # adds a density line for each player after the first
  }
  
  # creates density plot for total frequency landing on each space (all players spaces included)
  all_spaces <- as.vector(as.matrix(location_data))
  plot(density(all_spaces), xlim = c(0,40), col = "black")

}

lets_play4(10, 4)
